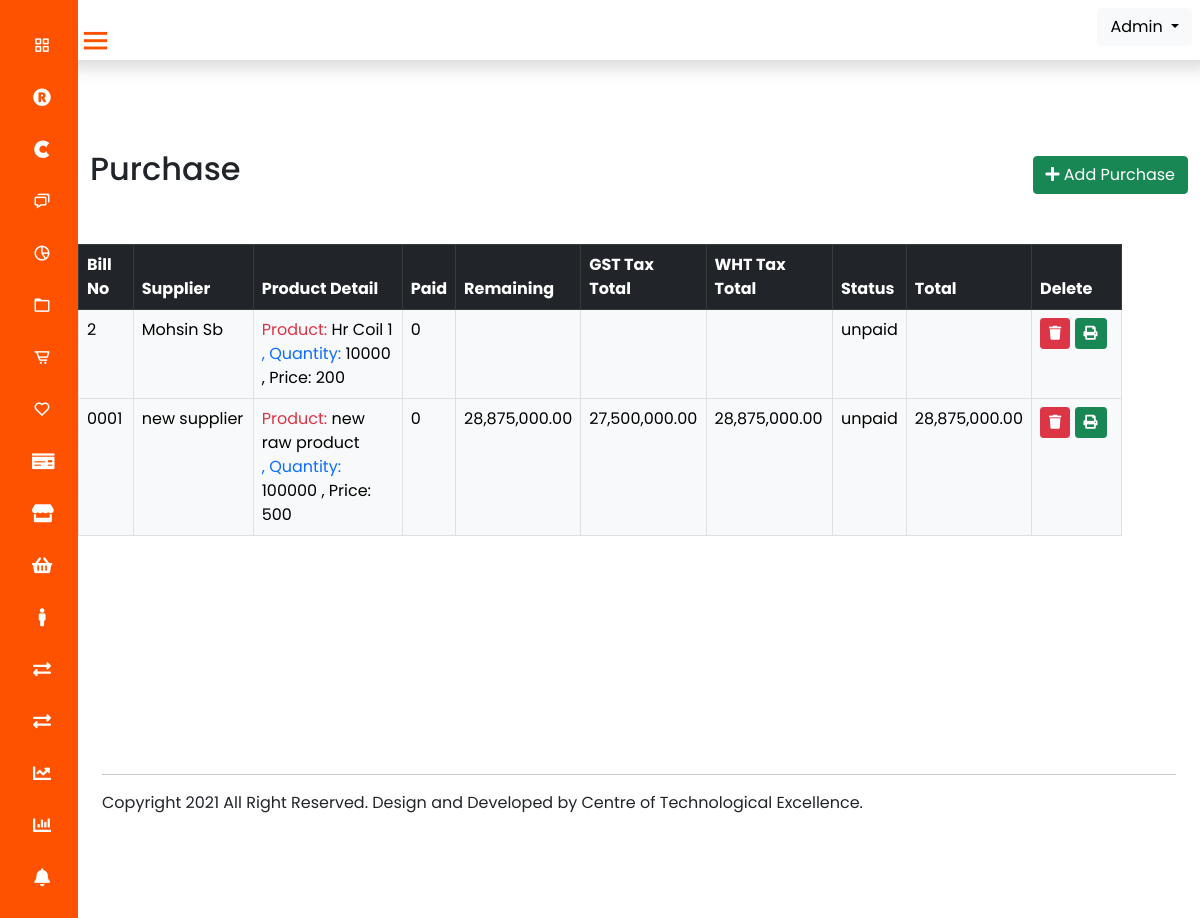
The app's page /purchase.php (signed in) with its own data.
### tables this page shows
CREATE TABLE `products_detail` (
  `id` int(11) NOT NULL,
  `supplier` varchar(255) NOT NULL,
  `bill_id` varchar(255) NOT NULL,
  `status` varchar(255) NOT NULL,
  `sub_total` varchar(255) NOT NULL,
  `discount_total` varchar(255) NOT NULL,
  `grand_total` varchar(255) NOT NULL,
  `final_total` varchar(255) NOT NULL,
  `paid` varchar(255) NOT NULL,
  `remaining` varchar(255) NOT NULL
);

CREATE TABLE `items` (
  `id` int(11) NOT NULL,
  `supplier` varchar(255) NOT NULL,
  `bill_id` varchar(255) NOT NULL,
  `status` varchar(255) NOT NULL,
  `item_name` varchar(255) NOT NULL,
  `quantity` varchar(255) NOT NULL,
  `price` varchar(255) NOT NULL,
  `date` date DEFAULT NULL,
  `total` varchar(255) NOT NULL
);

### purchase.php (the view, shortened to what this page needs)
<?php
include 'connection.php';
include 'header.php';
?>
<div class="body-section">
    <div class="container mt-5">
        <div class="row">
            <div class="col-md-12 mm">
              <h2 class="ml-3">Purchase</h2>
            <button type="button" class="btn btn-success float-end" data-bs-toggle="modal" data-bs-target="#myModal" style="margin-top:-40px;">
                <i class="fas fa-plus"></i> Add Purchase
            </button>
</div>
            </div>
        </div>
    </div>
    <div class="container">
                <div class="row">
                    <div class="col-md-12 p-5">
                  <table id="example" class="table table-bordered table-responsive" >
                    <thead class="table-dark">
                      <tr>
                        <th>Bill No</th>
                        <th>Supplier</th>
                        <th>Product Detail</th>
                        <th>Paid</th>
                        <th>Remaining</th>
                        <th>GST Tax Total</th>
                        <th>WHT Tax Total</th>
                        <th>Status</th>
                        <th>Total</th>
                        <th>Delete</th>
                      </tr>
                      </thead>
                      <tbody class="table-light">
                      <?php
                        $squery="select * from products_detail ORDER BY bill_id DESC";
                        $run=mysqli_query($conn,$squery);
                        while($row=mysqli_fetch_assoc($run)){
                            $bill=$row['bill_id'];
                            $supplier=$row['supplier'];
                            $status=$row['status'];
                            $sub_total=$row['final_total'];
                            $remaining=$row['remaining'];
                            $paid=$row['paid'];
?>
                            <tr>
                                <td><?php echo $bill; ?></td>
                                <td style="width:120px;"><?php echo $supplier; ?></td>
                                <td>
                               <?php
                               $query=mysqli_query($conn,"select * from items where bill_id='$bill'")  ;
                                while($rows=mysqli_fetch_assoc($query)){
                                     $product_name=$rows['item_name'];
                                     $quantity=$rows['quantity'];
                                     $product_price=$rows['price'];
                                     ?>
                                      <label class="fw-normal text-danger">Product:</label> <?php echo $product_name; ?> <label class="fw-normal text-primary">, Quantity: </label> <?php echo $quantity; ?> <label class="fw-normal text-purple">, Price: </label> <?php echo $product_price; ?>
                                      <br>
                                     <?php
                        }?>
                                </td>
                                <td><?php echo $paid; ?></td>
                                <td><?php echo $remaining; ?></td>
                                <td><?php echo $row['grand_total']; ?></td>
                                <td><?php echo $row['final_total']; ?></td>
                                <td><?php echo $status; ?></td>
                                <td><?php echo $sub_total; ?></td>
                                <td style="width:90px;">
                                <button class="btn btn-sm btn-danger deletebtn"><i class="fas fa-trash"></i></button>
                                <a href="pbill.php?sid=<?php echo $row['bill_id'] ?>" class="btn btn-sm btn-success"> <i class="fas fa-print"></i></a>
                                </td>
                            </tr>
<?php
                        }
                        ?>
                </tbody>
                </table>
                </div>
</div>
  </div>
<?php
  include 'footer.php';
?>

### header.php (shortened to what this page needs)
<!DOCTYPE html>
<html lang="en" dir="ltr">
  <head>
    <link href="https://cdn.jsdelivr.net/npm/bootstrap@5.0.2/dist/css/bootstrap.min.css" rel="stylesheet">
    <link rel="stylesheet" href="css/styles.css">
    <link href='https://unpkg.com/boxicons@2.0.7/css/boxicons.min.css' rel='stylesheet'>
     <link rel="stylesheet" href="https://pro.fontawesome.com/releases/v5.10.0/css/all.css"
 />
     <link rel="stylesheet" href="https://cdnjs.cloudflare.com/ajax/libs/font-awesome/5.15.4/css/all.min.css" />
     <link rel="stylesheet" type="text/css" href="https://cdn.datatables.net/1.11.0/css/jquery.dataTables.css">
   </head>
<body>
  <div class="sidebar d-print-none">
    <ul class="nav-list">
      <li>
        <a href="index.php">
          <i class='bx bx-grid-alt'></i>
        </a>
      </li>
      <li class=" dropdown">
       <a  href="#" id="navbarDropdown" role="button" data-bs-toggle="dropdown" aria-expanded="false">
       <i class="fas fa-registered"></i>
       </a>
     </li>
      <li class=" dropdown">
       <a  href="#" id="navbarDropdown" role="button" data-bs-toggle="dropdown" aria-expanded="false">
       <i class="fab fa-cuttlefish"></i>
       </a>
     </li>
     <li>
       <a href="units.php">
         <i class='bx bx-chat' ></i>
       </a>
     </li>
     <li>
       <a href="products.php">
         <i class='bx bx-pie-chart-alt-2' ></i>
       </a>
     </li>
     <li>
       <a href="supplier.php">
         <i class='bx bx-folder' ></i>
       </a>
     </li>
     <li>
       <a href="customer.php">
         <i class='bx bx-cart-alt' ></i>
       </a>
     </li>
     <li>
       <a href="stock.php">
         <i class='bx bx-heart' ></i>
       </a>
     </li>
     <li>
       <a href="dailyexpense.php">
         <i class='fas fa-money-check' ></i>
       </a>
     </li>
     <li>
       <a href="purchase.php">
         <i class='fas fa-store' ></i>
       </a>
     </li>
     <li>
       <a href="sale.php">
         <i class='fas fa-shopping-basket' ></i>
       </a>
     </li>
     <li>
       <a href="employee.php">
         <i class='fas fa-male' ></i>
       </a>
     </li>
     <li>
       <a href="recipe.php">
       <i class="fas fa-exchange-alt"></i>
       </a>
     </li>
     <li>
       <a href="loss.php">
       <i class="fas fa-exchange-alt"></i>
       </a>
     </li>
     <li>
       <a href="saleprice.php">
         <i class='fas fa-chart-line' ></i>
       </a>
     </li>
     <li>
       <a href="costprice.php">
         <i class='fas fa-chart-bar' ></i>
       </a>
     </li>
     <li>
       <a href="alert.php">
         <i class='fas fa-bell' ></i>
       </a>
     </li>
    </ul>
  </div>
  <div class="top-section d-print-none">
      <div class="row shadow">
        <div class="col-lg-6">
        <div class="logo-details">
        <i class='bx bx-menu' id="btn" ></i>
    </div>
        </div>
        <div class="col-lg-6 text-end d-print-none">
          <div class="dropdown m-2">
      <a class="btn btn-light dropdown-toggle" href="#" role="button" id="dropdownMenuLink" data-bs-toggle="dropdown" aria-expanded="false">
        Admin
      </a>
</div>
        </div>
      </div>
</div>

### footer.php (shortened to what this page needs)
 <div class="footer-section d-print-none">
 <div class="container-fluid management">
            <div class="container">
                <div class="row">
                    <div class=" col-lg-12 mt-2">
                        <hr>
                        <p>Copyright 2021 All Right Reserved. Design and Developed by Centre of Technological Excellence.</p>
                    </div>
                </div>
            </div>
        </div>
        </div>
</body>
</html>

### css/styles.css (style rules this page uses)
* { margin: 0; padding: 0; box-sizing: border-box; font-family: "Poppins" , sans-serif; }
.sidebar { position: absolute; left: 0; top: 0; width: 78px; background: #FF5200; z-index: 99; transition: all 0.5s ease; }
.logo-details { height: 60px; display: flex; position: relative; }
.logo-details #btn { position: relative; top: 50%; right: 0; transform: translateY(-50%); font-size: 22px; transition: all 0.4s ease; font-size: 35px; cursor: pointer; margin-top: 15px; transition: all 0.5s ease; color:#FF5200 }
.sidebar i { color: #fff; height: 60px; min-width: 20px; font-size: 28px; text-align: center; line-height: 60px; }
.sidebar .nav-list { margin-top: 20px; height: 100%; }
.sidebar li { position: relative; margin: 2px 0; list-style: none; }
.sidebar li a { display: flex; height: 100%; width: 100%; border-radius: 12px; align-items: center; text-decoration: none; transition: all 0.4s ease; background: #FF5200; }
.sidebar li i { height: 50px; line-height: 50px; font-size: 18px; border-radius: 12px; }
.top-section { position: fixed; background: #ffffff; min-height: 100px; top: 0; left: 78px; width: calc(100% - 78px); transition: all 0.5s ease; z-index: 2; }
.body-section { position: relative; background: #ffffff; left: 78px; width: calc(100% - 78px); transition: all 0.5s ease; margin-top: 150px; }
.footer-section { position: relative; background: #ffffff; left: 78px; width: calc(100% - 78px); transition: all 0.5s ease; margin-top: 150px; }

### records on screen
products_detail: bill "2", supplier "Mohsin Sb", paid "0", status "unpaid"
items: item_name "Hr Coil 1", quantity "10000", price "200"
products_detail: bill "0001", supplier "new supplier", paid "0", remaining "28,875,000.00", grand_total "27,500,000.00", final_total "28,875,000.00", status "unpaid"
items: item_name "new raw product", quantity "100000", price "500"
